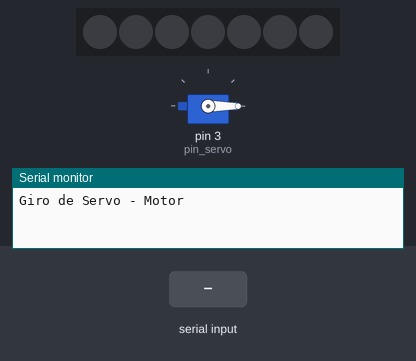
Bench run of a sketch on a simulated Arduino Uno, built with avr-gcc and run on an emulated ATmega328P. Parts: 7 RGB LEDs in strip order, left to right, servo, the last lines printed to the serial monitor. The test bench sets the inputs (shaded band). Dim RGB values are drawn brighter than linear.

Above: at 1.2 s.
1.3 s: "1" received over the second serial link
At 1.6 s:
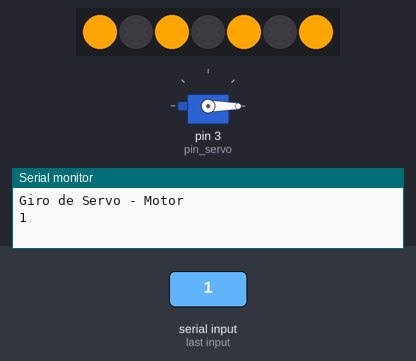
2.8 s: "3" received over the second serial link
At 4.0 s:
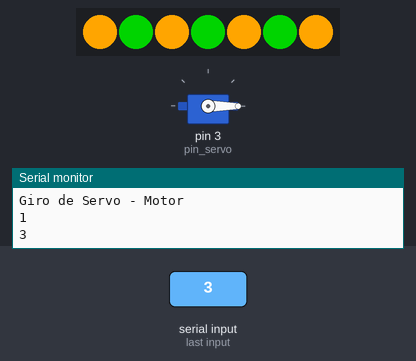
4.3 s: "2" received over the second serial link
At 5.5 s:
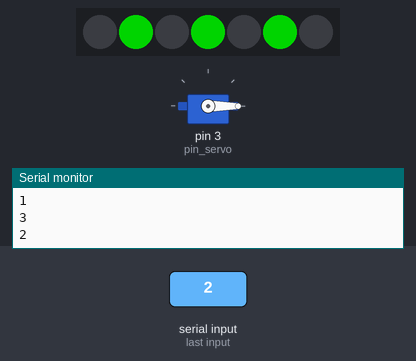
5.8 s: "c" received over the second serial link
At 6.8 s:
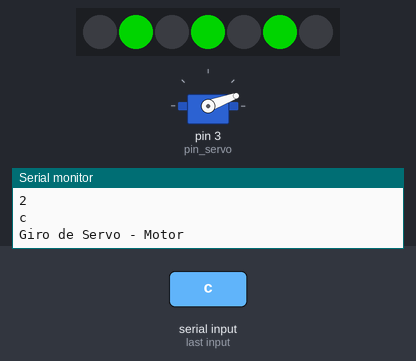
7.3 s: "e" received over the second serial link
At 8.5 s:
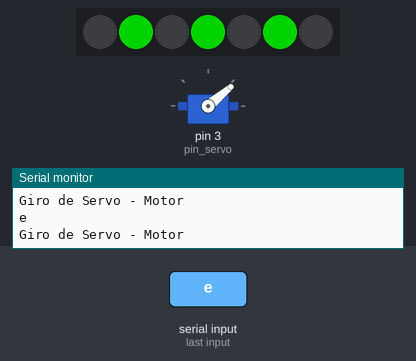
8.8 s: "4" received over the second serial link
At 9.8 s:
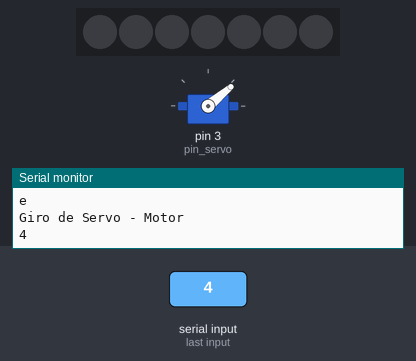
Timing chart, 0 to 11.3 s (numbered marks = the images above; inputs shaded):
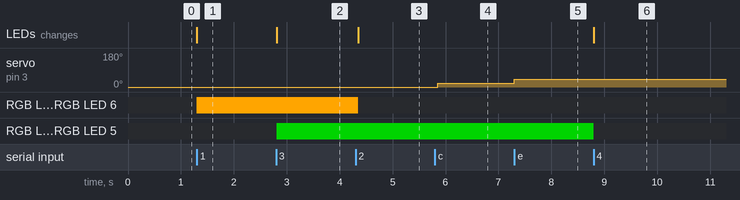

Measured:
- after the input at 1.3 s, RGB LED 0, RGB LED 2, RGB LED 4, RGB LED 6: off → RGB(255, 165, 0) at once; the LEDs: change at once (image 1)
- after the input at 2.8 s, RGB LED 1, RGB LED 3, RGB LED 5: off → RGB(0, 128, 0) at once; the LEDs: change at once (image 2)
- after the input at 4.3 s, RGB LED 0, RGB LED 2, RGB LED 4, RGB LED 6: RGB(255, 165, 0) → off after 0.05 s; the LEDs: change after 0.05 s (image 3)
- after the input at 5.8 s, servo on pin 3 (pin_servo): 0° → 20° after 0.05 s
- after the input at 7.3 s, servo on pin 3 (pin_servo): 20° → 40° at once
- after the input at 8.8 s, RGB LED 1, RGB LED 3, RGB LED 5: RGB(0, 128, 0) → off at once; the LEDs: change at once (image 6)

The sketch:

Dimmer_no_se_q.ino
```cpp
#include <SoftwareSerial.h>
#include <Servo.h>
#include <Adafruit_NeoPixel.h>

#define pin_servo 3
#define Cantidad_Leds 7
#define pin_Led 9

Adafruit_NeoPixel pixels(Cantidad_Leds,pin_Led, NEO_GRB + NEO_KHZ800);
SoftwareSerial Insano(10,11);

Servo my_servo;

char estado;
int grados = 0;


void setup() {

  Serial.begin(9600);
  Insano.begin(38400);
  pixels.begin();
  pinMode(pin_servo, OUTPUT);
  my_servo.attach(pin_servo);
  my_servo.write(0);
}

void loop() {

   if(Insano.available()){
    estado = Insano.read();
    Serial.println(estado);
  }

  if(Serial.available()){
    Insano.write(Serial.read());
  }

  if(estado=='1') NeoPixel_PAR_ON();
  if(estado=='2') NeoPixel_PAR_OFF();
  if(estado=='3') NeoPixel_IMPAR_ON();
  if(estado=='4') NeoPixel_IMPAR_OFF();

  if(estado=='a') grados = 0;
  if(estado=='b') grados = 10;
  if(estado=='c') grados = 20;
  if(estado=='d') grados = 30;
  if(estado=='e') grados = 40;
  if(estado=='f') grados = 50;
  if(estado=='g') grados = 60;
  if(estado=='h') grados = 70;
  if(estado=='i') grados = 80;
  if(estado=='j') grados = 90;
  if(estado=='k') grados = 100;
  if(estado=='l') grados = 110;
  if(estado=='m') grados = 120;
  if(estado=='n') grados = 130;
  if(estado=='o') grados = 140;
  if(estado=='p') grados = 150;
  if(estado=='q') grados = 160;
  if(estado=='r') grados = 170;
  if(estado=='s') grados = 180;

  Mov_servo();
  delay(50);
}

void NeoPixel_PAR_ON(){

  for(int i = 0; i < 7; i++){
    if(i % 2 == 0){
      pixels.setPixelColor(i,255,165,0);
      pixels.show();
      }
    }
}

void NeoPixel_PAR_OFF(){

  for(int i = 0; i < 7; i++){
    if(i % 2 == 0){
      pixels.setPixelColor(i,0,0,0);
      pixels.show();
      }
    }
}

void NeoPixel_IMPAR_ON(){

  for(int i = 0; i < 7; i++){
    if(i % 2 == 0){
      //funcion vacia
      }
    else{
      pixels.setPixelColor(i,0,128,0);
      pixels.show();
      }
    }
}

void NeoPixel_IMPAR_OFF(){

  for(int i = 0; i < 7; i++){
    if(i % 2 == 0){
      //funcion vacia
      }
    else{
      pixels.setPixelColor(i,0,0,0);
      pixels.show();
      }
    }
}

void Mov_servo() {
    static int lastGrados = -1;
    if (grados != lastGrados) {
        Serial.println("Giro de Servo - Motor");
        my_servo.write(grados);
        lastGrados = grados;
    }
}
```
